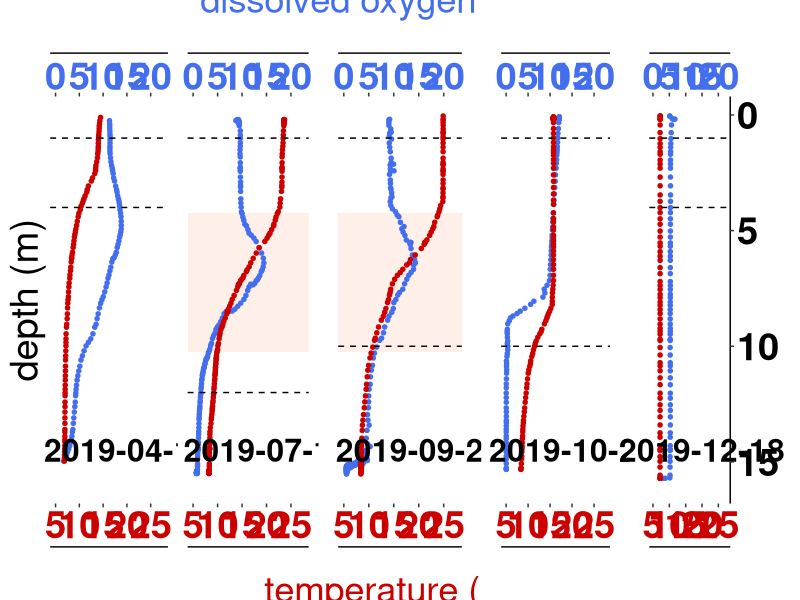

The R source for this figure:
## ---- chunk 1
knitr::opts_chunk$set(echo = TRUE)

#loading packages

library(readr)
library(here)
library(ggplot2)
library(cowplot)
library(reshape2)

#import oxygen and temperature data for different sampling dates

Temp_Ox_ROT190410 <- read.csv(here("01_Data","temp_oxygen_profile_watercolumn_ROT190410.csv"), header = TRUE , sep = ";" , stringsAsFactors = FALSE, na.strings = "#NV")

Temp_Ox_ROT190717 <- read.csv(here("01_Data","temp_oxygen_profile_watercolumn_ROT190717.csv"), header = TRUE , sep = ";" , stringsAsFactors = FALSE, na.strings = "#NV")

Temp_Ox_ROT190925 <- read.csv(here("01_Data","temp_oxygen_profile_watercolumn_ROT190925.csv"), header = TRUE , sep = ";" , stringsAsFactors = FALSE, na.strings = "#NV")

Temp_Ox_ROT191023 <- read.csv(here("01_Data","temp_oxygen_profile_watercolumn_ROT191023.csv"), header = TRUE , sep = ";" , stringsAsFactors = FALSE, na.strings = "#NV")

Temp_Ox_ROT191218 <- read.csv(here("01_Data","temp_oxygen_profile_watercolumn_ROT191218.csv"), header = TRUE , sep = ";" , stringsAsFactors = FALSE, na.strings = "#NV")


#reshape temperature and oxygen dataframes for each date

ROT190410_Temp <- melt(subset(Temp_Ox_ROT190410, select= c(temp_C, depth_m)),id.var="depth_m")
ROT190410_Ox <- melt(subset(Temp_Ox_ROT190410, select= c(DO_mgL, depth_m)),id.var="depth_m")

ROT190717_Temp <- melt(subset(Temp_Ox_ROT190717, select= c(temp_C, depth_m)),id.var="depth_m")
ROT190717_Ox <- melt(subset(Temp_Ox_ROT190717, select= c(DO_mgL, depth_m)),id.var="depth_m")

ROT190925_Temp <- melt(subset(Temp_Ox_ROT190925, select= c(temp_C, depth_m)),id.var="depth_m")
ROT190925_Ox <- melt(subset(Temp_Ox_ROT190925, select= c(DO_mgL, depth_m)),id.var="depth_m")

ROT191023_Temp <- melt(subset(Temp_Ox_ROT191023, select= c(temp_C, depth_m)),id.var="depth_m")
ROT191023_Ox <- melt(subset(Temp_Ox_ROT191023, select= c(DO_mgL, depth_m)),id.var="depth_m")

ROT191218_Temp <- melt(subset(Temp_Ox_ROT191218, select= c(temp_C, depth_m)),id.var="depth_m")
ROT191218_Ox <- melt(subset(Temp_Ox_ROT191218, select= c(DO_mgL, depth_m)),id.var="depth_m")

## ---- chunk 2

#Fig. 2

#create depth vector for plotting 

ROT_depth <- c(seq(from=0, to= 16, by=1)) 


#select n rows for a better visualization 

#temperature

ROT190410_Temp1 = ROT190410_Temp[seq(10, nrow(ROT190410_Temp), 10), ]
ROT190717_Temp1 = ROT190717_Temp[seq(10, nrow(ROT190717_Temp), 10), ] 
ROT190925_Temp1 = ROT190925_Temp[seq(10, nrow(ROT190925_Temp), 10), ] 
ROT191023_Temp1 = ROT191023_Temp[seq(20, nrow(ROT191023_Temp), 10), ]
ROT191218_Temp1 = ROT191218_Temp[seq(10, nrow(ROT191218_Temp), 10), ]


#DO

ROT190410_Ox1 = ROT190410_Ox[seq(20, nrow(ROT190410_Ox), 10), ]
ROT190717_Ox1 = ROT190717_Ox[seq(20, nrow(ROT190717_Ox),10), ] 
ROT190925_Ox1 = ROT190925_Ox[seq(20, nrow(ROT190925_Ox), 10), ] 
ROT191023_Ox1 = ROT191023_Ox[seq(20, nrow(ROT191023_Ox), 10), ]
ROT191218_Ox1 = ROT191218_Ox[seq(20, nrow(ROT191218_Ox), 10), ]


pSpring <- ggplot()+
  geom_point(data=ROT190410_Ox1, aes(x = value+5, y=depth_m), color="royalblue2", shape=20, size=2)+
  geom_point(data=ROT190410_Temp1, aes(x = value, y=depth_m), color="red3", shape=20, size=2)+
  scale_x_continuous("temperature (°C)", breaks=c(0,5,10,15,20,25), position = "bottom", sec.axis = dup_axis((~ .-5 ), name= "dissolved oxygen [mg/L]"))+
  ylab("depth (m)")+ xlab("temperature")+
  coord_cartesian(clip="off", ylim= rev(range(ROT_depth)), xlim=c(5,27.5))+
  geom_hline(yintercept = 1, color="black", linetype= "dashed")+
  geom_hline(yintercept = 4, color="black", linetype= "dashed")+
  #annotate("text",x=22.5 ,y=5,label="establishment stratification", fontface=2, size=8,color="black")+
  annotate("text",x=20 ,y=14.5,label="2019-04-10", fontface=2, size=8,color="black")+
  #annotate("text",x=25 ,y=4.5,label="thermocline", fontface=2, size=8,color="lightsalmon")+
  #annotate("text",x=25 ,y=5.5,label="oxycline", fontface=2, size=8,color="lightsalmon")+
  theme(axis.line = element_line(colour = "black"),
        legend.position="right",
        panel.background = element_blank(),
        panel.border = element_blank(),
        axis.text.x = element_text(face='bold',color="red3", size=27.5),
        axis.text.x.top = element_text(face='bold',color="royalblue2", size=27.5),
        axis.text.y = element_text(face='bold', color='black', size=27.5),
        #axis.title.x = element_text(color="red3", size=27.5),
       # axis.title.x.top = element_text( color="royalblue1", size=27.5),
       axis.title.x = element_blank(),
       axis.title.x.top = element_blank(),
        axis.title.y = element_text( color='black', size=27.5),
        legend.title = element_text(size=27.5, face= "bold"),
        legend.background=element_blank(),
        legend.key=element_rect(fill="white"),
        legend.text=element_text(size=27.5),
        legend.key.height= unit(0.7, 'cm'),
        legend.key.width= unit(0.7, 'cm'),
        legend.spacing.y = unit(0.25, "cm"),
        plot.margin = unit(c(1.35,0.25,1.35,0.25), "cm"))


pSummer <- ggplot()+
  annotate("rect", xmin = -Inf ,xmax = Inf ,ymin = 4.25, ymax = 10.25, alpha=0.16, fill="lightsalmon")+
  geom_point(data=ROT190717_Ox1, aes(x = value+5, y=depth_m), color="royalblue2", shape=20, size=2)+
  geom_point(data=ROT190717_Temp1, aes(x = value, y=depth_m), color="red3", shape=20, size=2)+
  scale_x_continuous("temperature (°C)", breaks=c(0,5,10,15,20,25), position = "bottom", sec.axis = dup_axis((~ . -5), name= "dissolved oxygen [mg/L]"))+
  ylab("depth (m)")+ xlab("temperature")+
  coord_cartesian(clip="off", ylim= rev(range(ROT_depth)), xlim=c(5,27.5))+
  geom_hline(yintercept = 1, color="black", linetype= "dashed")+
  geom_hline(yintercept = 12, color="black", linetype= "dashed")+
  #annotate("text",x=22.5 ,y=5,label="stratification", fontface=2, size=8,color="black")+
  annotate("text",x=20 ,y=14.5,label="2019-07-17", fontface=2, size=8,color="black")+
  theme(axis.line = element_line(colour = "black"),
        legend.position="right",
        panel.background = element_blank(),
        panel.border = element_blank(),
        axis.text.x = element_text(face='bold',color="red3", size=27.5),
        axis.text.x.top = element_text(face='bold',color="royalblue2", size=27.5),
        axis.text.y = element_blank(),
        axis.line.y = element_blank(),
        axis.ticks.y = element_blank(),
        axis.title.y= element_blank(),
        #axis.title.x = element_text(color="red3", size=27.5),
        # axis.title.x.top = element_text( color="royalblue1", size=27.5),
        axis.title.x = element_blank(),
        axis.title.x.top = element_blank(),
        legend.title = element_text(size=27.5, face= "bold"),
        legend.background=element_blank(),
        legend.key=element_rect(fill="white"),
        legend.text=element_text(size=27.5),
        legend.key.height= unit(0.7, 'cm'),
        legend.key.width= unit(0.7, 'cm'),
        legend.spacing.y = unit(0.25, "cm"),
        plot.margin = unit(c(1.35,0.25,1.35,0.25), "cm"))



pAutumn1 <- ggplot()+
  annotate("rect", xmin = -Inf ,xmax = Inf ,ymin = 4.25, ymax = 10.25, alpha=0.16, fill="lightsalmon")+
  geom_point(data=ROT190925_Ox1, aes(x = value+5, y=depth_m), color="royalblue2", shape=20, size=2)+
  geom_point(data=ROT190925_Temp1, aes(x = value, y=depth_m), color="red3", shape=20, size=2)+
  scale_x_continuous("temperature (°C)", breaks=c(0,5,10,15,20,25), position = "bottom", sec.axis = dup_axis((~ . -5),name= "dissolved oxygen [mg/L]"))+
  ylab("depth (m)")+ xlab("temperature")+
  coord_cartesian(clip="off", ylim= rev(range(ROT_depth)), xlim=c(5,27.5))+
  geom_hline(yintercept = 1, color="black", linetype= "dashed")+
  geom_hline(yintercept = 10, color="black", linetype= "dashed")+
  #annotate("text",x=22.5 ,y=5,label="stratification", fontface=2, size=8,color="black")+
  annotate("text",x=20 ,y=14.5,label="2019-09-25", fontface=2, size=8,color="black")+
  annotate("text",x=15 ,y=-5,label="dissolved oxygen [mg/L]", size=9.25,color="royalblue2")+
  annotate("text",x=16 ,y=20.5,label="temperature (°C)", size=9.25,color="red3")+
  theme(axis.line = element_line(colour = "black"),
        legend.position="right",
        panel.background = element_blank(),
        panel.border = element_blank(),
        axis.text.x = element_text(face='bold',color="red3", size=27.5),
        axis.text.x.top = element_text(face='bold',color="royalblue2", size=27.5),
        #axis.title.x = element_text(color="red3", size=27.5),
        #axis.title.x.top = element_text( color="royalblue1", size=27.5),
        axis.title.x = element_blank(),
        axis.title.x.top = element_blank(),
        axis.text.y = element_blank(),
        axis.line.y = element_blank(),
        axis.ticks.y = element_blank(),
        axis.title.y= element_blank(),
        legend.title = element_text(size=27.5, face= "bold"),
        legend.background=element_blank(),
        legend.key=element_rect(fill="white"),
        legend.text=element_text(size=27.5),
        legend.key.height= unit(0.7, 'cm'),
        legend.key.width= unit(0.7, 'cm'),
        legend.spacing.y = unit(0.25, "cm"),
        plot.margin = unit(c(1.35,0.5,1.35,0.5), "cm"))



pAutumn2 <- ggplot()+
  geom_point(data=ROT191023_Ox1, aes(x = value+5, y=depth_m), color="royalblue2", shape=20, size=2)+
  geom_point(data=ROT191023_Temp1, aes(x = value, y=depth_m), color="red3", shape=20, size=2)+
  scale_x_continuous("temperature (°C)", breaks=c(0,5,10,15,20,25), position = "bottom", sec.axis = dup_axis((~ . -5), name= "dissolved oxygen [mg/L]"))+
  ylab("depth (m)")+ xlab("temperature")+
  coord_cartesian(clip="off", ylim= rev(range(ROT_depth)), xlim=c(5,27.5))+
  geom_hline(yintercept = 1, color="black", linetype= "dashed")+
  geom_hline(yintercept = 10, color="black", linetype= "dashed")+
  #annotate("text",x=22.5 ,y=5,label="onset turnover", fontface=2, size=8,color="black")+
  annotate("text",x=20 ,y=14.5,label="2019-10-23", fontface=2, size=8,color="black")+
  theme(axis.line = element_line(colour = "black"),
        legend.position="right",
        panel.background = element_blank(),
        panel.border = element_blank(),
        axis.text.x = element_text(face='bold',color="red3", size=27.5),
        axis.text.x.top = element_text(face='bold',color="royalblue2", size=27.5),
        axis.text.y = element_blank(),
        axis.line.y = element_blank(),
        axis.ticks.y = element_blank(),
        axis.title.y= element_blank(),
        #axis.title.x = element_text(color="red3", size=27.5),
        # axis.title.x.top = element_text( color="royalblue1", size=27.5),
        axis.title.x = element_blank(),
        axis.title.x.top = element_blank(),
        legend.title = element_text(size=27.5, face= "bold"),
        legend.background=element_blank(),
        legend.key=element_rect(fill="white"),
        legend.text=element_text(size=27.5),
        legend.key.height= unit(0.7, 'cm'),
        legend.key.width= unit(0.7, 'cm'),
        legend.spacing.y = unit(0.25, "cm"),
        plot.margin = unit(c(1.35,0.5,1.35,0.5), "cm"))



pWinter <- ggplot()+
  geom_point(data=ROT191218_Ox1, aes(x = value+5, y=depth_m), color="royalblue2", shape=20, size=2)+
  geom_point(data=ROT191218_Temp1, aes(x = value, y=depth_m), color="red3", shape=20, size=2)+
  scale_x_continuous("temperature (°C)", breaks=c(0,5,10,15,20,25), position = "bottom", sec.axis = dup_axis((~ . -5 ),name= "dissolved oxygen [mg/L]"))+
  scale_y_continuous("depth (m)", breaks=c(0,5,10,15), position = "left", sec.axis = sec_axis((~ . ),name= "depth (m)"))+
  ylab("depth (m)")+ xlab("temperature")+
  coord_cartesian(clip="off", ylim= rev(range(ROT_depth)), xlim=c(5,27.5))+
  geom_hline(yintercept = 1, color="black", linetype= "dashed")+
  geom_hline(yintercept = 4, color="black", linetype= "dashed")+
  #annotate("text",x=22.5 ,y=5,label="vertical mixing", fontface=2, size=8,color="black")+
  annotate("text",x=20 ,y=14.5,label="2019-12-18", fontface=2, size=8,color="black")+
  theme(axis.line = element_line(colour = "black"),
        legend.position="right",
        panel.background = element_blank(),
        panel.border = element_blank(),
        axis.text.x = element_text(face='bold',color="red3", size=27.5),
        axis.text.x.top = element_text(face='bold',color="royalblue2", size=27.5),
        axis.text.y.right = element_text(face='bold', color='black', size=27.5),
        axis.text.y.left = element_blank(),
        axis.line.y.left = element_blank(),
        axis.ticks.y.left = element_blank(),
        #axis.title.x = element_text(color="red3", size=27.5),
        # axis.title.x.top = element_text( color="royalblue1", size=27.5),
        axis.title.x = element_blank(),
        axis.title.x.top = element_blank(),
        axis.title.y.right = element_blank(),
        axis.title.y.left = element_blank(),
        legend.title = element_text(size=27.5, face= "bold"),
        legend.background=element_blank(),
        legend.key=element_rect(fill="white"),
        legend.text=element_text(size=27.5),
        legend.key.height= unit(0.7, 'cm'),
        legend.key.width= unit(0.7, 'cm'),
        legend.spacing.y = unit(0.25, "cm"),
        plot.margin = unit(c(1.35,0.5,1.35,0.5), "cm"))

Fig2 <- plot_grid(pSpring, pSummer, pAutumn1, pAutumn2, pWinter, ncol=5, align= "h", rel_widths = c(1.2,0.95,1.1,1,1.15))

## ---- chunk 3

plot(Fig2)

